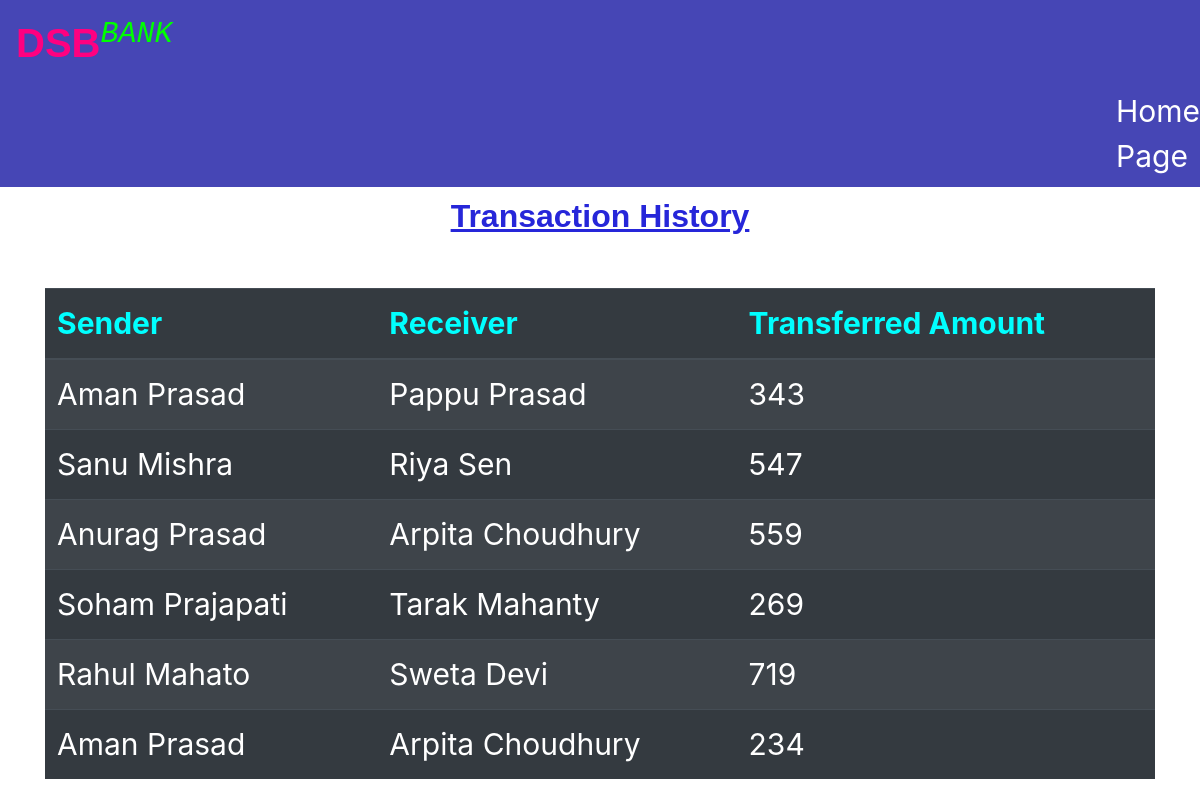
The app's page /transactionDetails.php with its own data.
### tables this page shows
CREATE TABLE `transaction` (
  `sender` varchar(50) NOT NULL,
  `receiver` varchar(50) NOT NULL,
  `credits` int(10) NOT NULL
);

### transactionDetails.php (the view, shortened to what this page needs)
<!DOCTYPE html>
<html lang="en">
<head>
   <link rel="stylesheet" href="https://stackpath.bootstrapcdn.com/bootstrap/4.5.2/css/bootstrap.min.css">
</head>
<body style="background-image: url(https://biztechmagazine.com/sites/biztechmagazine.com/files/styles/cdw_hero/public/articles/201904/BT_EquITy_SDWAN_GettyImages-1005716838%20%281%29.jpg?itok=YnBz3k_7);">
  <nav class="navbar navbar-light" style="background-color: #4646b5">
  <p class="logo-text"><b style="font-family: arial;">DSB</b><i><sup style="color: #00ff00; font-family:monospace;">BANK</sup></i><sub><small style="font-size: 30px; color: yellow;">
<ul class="navbar-nav">
<li class="list-customer">
<a class="nav-link1" href="index.php">Home Page</a>
</li>
</ul>
</nav>
        <div class="container divStyle" >
        <h2>Transaction History</h2>
       <br>
       <div class="table-responsive">
    <table class="table table-dark table-striped">
        <thead>
            <tr style="color:cyan; font-style:normal">
                <th>Sender</th>
                <th>Receiver</th>
                <th> Transferred Amount</th>
            </tr>
        </thead>
        <tbody>
        <?php
            include 'config.php';
            $sql ="select * from transaction";
            $query =mysqli_query($conn, $sql);
            while($rows = mysqli_fetch_array($query))
            {
        ?>
            <tr>
            <td><?php echo $rows['sender']; ?></td>
            <td><?php echo $rows['receiver']; ?></td>
            <td><?php echo $rows['credits']; ?> </td>
        <?php
            }
        ?>
        </tbody>
    </table>
    </div>
</div>
</body>
</html>

### transactionDetails.php (style rules this page uses)
.logo-text { font-size:40px; padding-left:-10%; color: #ff0080; padding-top: 5px; }
.nav-link1 { color: white; }
.list-customer { padding-left: 1100px; }
h2 { text-align: center; border: 20px; margin-top: 10px; text-decoration-line: underline; font-family: Arial, Helvetica, sans-serif; color: #2626d9; font-weight: bold; }

### records on screen
transaction: sender "Aman Prasad", receiver "Pappu Prasad", credits "343"
transaction: sender "Sanu Mishra", receiver "Riya Sen", credits "547"
transaction: sender "Anurag Prasad", receiver "Arpita Choudhury", credits "559"
transaction: sender "Soham Prajapati", receiver "Tarak Mahanty", credits "269"
transaction: sender "Rahul Mahato", receiver "Sweta Devi", credits "719"
transaction: sender "Aman Prasad", receiver "Arpita Choudhury", credits "234"
